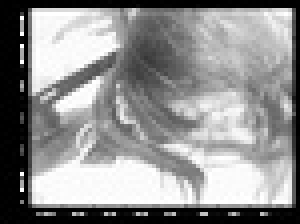
#> input picture IMG_6244.jpg, 75 x 56 px, shrunk from 376 x 280 before the run (shown 4 times larger)
$ jupyter execute '205417065 osa-checkpoint.ipynb'   (older library calls are emulated)
#> lines starting #> are read from the running program, lines starting #| are printed output that depends on the picture; after the words box and inside, x2 and y2 are one past the last pixel; in counts of white or black regions, pixels touching at a corner belong together
[cell 1]
from skimage import io,util
import matplotlib.pyplot as plt

img1=io.imread('IMG_6244.jpg', as_grey=True)#float64
#> img1 is the input picture: shape (56, 75) float64; min 0, max 1, mean 0.564
img2=util.img_as_ubyte(img1)#0~255

print(type(img1))
#| <class 'numpy.ndarray'>
print(img1.shape)
#| (56, 75)
io.imshow(img1)

plt.figure()
io.imshow(img2)
io.show()

[cell 2]
square = lambda x : x * x

[cell 3]
square(10)

# Function

## http://scikit-image.org/docs/dev/api/skimage.data.html

[cell 4]
def article(person1,person2,person3,person4,place1,object1,object2,danger1):

    line1 = "空軍"+place1+"被丟包"+object1+"等二級"+danger1+"，結果官兵驗尿卻驗出8名涉及一級"+ danger1+"，有媒體記者今天詢問國防部長"+person1+"現在給"+place1+"官兵打幾分，"+person1+"回 說，「我想應該還是100分」，「100分部長應該帶出100分部隊」。他強調，吸"+danger1+"不是軍 中獨有問題，但國防部每年控制到最低程度。"+person1+"並強調，「我應該相信我的部屬，彼此要 有信心!」"
    line2 = "對於拾獲"+danger1+"是二級"+danger1+"，卻驗出是一級"+danger1+"，"+person1+"說，針 由專業角度看這問題，就他所知，他們吃了感冒藥後會有一些不同反應，不是"+object1+"突然間升 級到"+object2+"。"
    line3 = "另外，藍委"+person2+"則在質詢時爆料指出，此事件"+place1+"的聯隊長"+person3+"和黃 姓士官督導長不合所以引發鬥爭，"+person1+"答詢表示，空軍司令"+person4+"告訴他，"+person3+" 表現非常好，和黃姓士官督導長合作也很好，並沒有鬥爭，而且「灑"+danger1+"也不需要灑那麼多 ，灑兩包就夠了。」"+"\n"
    line4 = "參考網址:http://www.appledaily.com.tw/realtimenews/article/new/20170302/1067100/"

    print(" "+line1+line2)
    print(" "+line3)
    print(line4)

from skimage import io,data
img2 = data.astronaut()
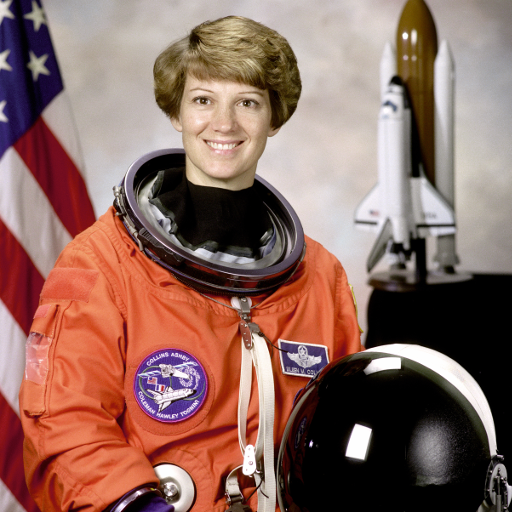
#> input picture skimage.data.astronaut(), 512 x 512 px
#> img2 is the input picture: shape (512, 512, 3); mean R, G, B 141.6, 105.8, 96.5
io.imshow(img2)
io.show()

print(type(img2))
#| <class 'numpy.ndarray'>
print(img2.shape)
#| (512, 512, 3)
article('牛昂星','蟹濕傅','零勝恩','嘟嘟360','老天鵝','米格魯','哈士奇','狗屎')

[cell 5]
def aaa():
    line1="a"
    line2="b"
    print (line1+line2)

[cell 6]
def hello():
    print("Hello World")

[cell 7]
hello()

[cell 8]
def hello(object):
    print("Hello " + object + "!")

[cell 9]
hello("cat")

# Class

[cell 10]
class Man:
    def __init__(self,name):
        self.name = name
        print("Initialized!")

    def hello(self):
        print("Hello " + self.name +"!")

    def goodbye(self):
        print("Good-bye " + self.name + "!")

[cell 11]
m = Man("David")
m.hello()
m.goodbye()

## Practice

[cell 12]
def add2(x):
    y=x+2
    return y

[cell 13]
i = 1
add2(i)

[cell 14]
i = 5

[cell 15]
add2(i)

[cell 16]
cube = lambda y : y*y*y

[cell 17]
cube(2)

[cell 18]
def factorial2(g):
    if g > 0 :
        return g*factorial2(g-1)
    else :
        return 1

[cell 19]
factorial2(5)

[cell 20]
def fib(n): # write Fibonacci series up to n
    """Print a Fibonacci series up to n."""
#> called with n = 2000
    a, b = 0, 1
    while a < n:
        print(a, end=' ')
        a, b = b, a+b
    print()

[cell 21]
fib(2000)

[cell 22]
fib

## https://matplotlib.org/api/_as_gen/matplotlib.pyplot.figure.html

[cell 23]
from skimage import io,data
import matplotlib.pyplot as plt
import numpy as np

img=data.chelsea()
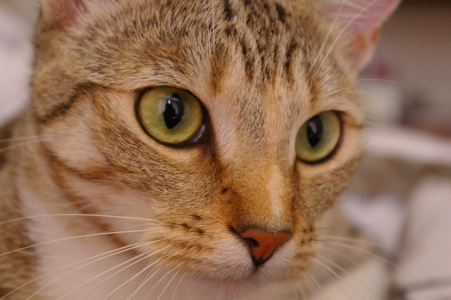
#> input picture skimage.data.chelsea(), 451 x 300 px
#> img is the input picture: shape (300, 451, 3); mean R, G, B 147.7, 111.4, 86.8
img2=img.copy()

plt.figure(num='chelsea',figsize=(8,8)) #1 inch = 0.39cm
plt.subplot(1,2,1)
plt.title('origin image')
plt.imshow(img)

plt.subplot(1,2,2)
plt.title('modified image')

for i in range(0,50):
    for j in range(0,50):
        img2[i,j,1] = 0
#> img2: shape (300, 451, 3)

plt.imshow(img2)
plt.show()
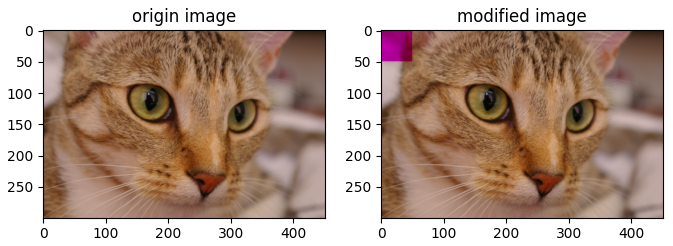
#> figure drawn by matplotlib, 2 panels

## https://zh.wikipedia.org/wiki/%E7%9B%B2%E9%BB%9E_(%E7%9C%BC)

[cell 24]
from skimage import io,data
import matplotlib.pyplot as plt

img=data.chelsea()
rows,cols,dims=img.shape
#> rows = 300; cols = 451; dims = 3

img2 = img.copy()

plt.figure(num='chelsea',figsize=(8,8))
plt.subplot(1,2,1)
plt.title('origin image')
plt.imshow(img)

for i in range(0,rows):
    for j in range(0,cols):
        img2[i,j,2] = 0.5*img2[i,j,2]
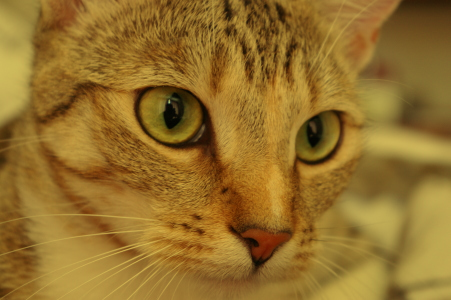
#> img2: shape (300, 451, 3); mean R, G, B 147.7, 111.4, 43.1

plt.subplot(1,2,2)
plt.title('modified image')
plt.imshow(img2)
plt.show()

[cell 25]
from skimage import io,data

img=io.imread('IMG_6244.jpg')

rows,cols,dims=img.shape
#> rows = 56; cols = 75
img2=img
for i in range(0,rows):
    for j in range(0,cols):
        img2[i,j,0] = 0*img2[i,j,0]
#> img2: shape (56, 75, 3)

io.imshow(img2)
io.show()

[cell 26]
from skimage import io,data

img=io.imread('IMG_6244.jpg')
rows,cols,dims=img.shape
img2=img
for i in range(0,rows):
    for j in range(0,cols):
        img2[i,j,1] = 0.7*img2[i,j,1]
        img2[i,j,2] = 0.7*img2[i,j,2]

io.imshow(img2)
io.show()
io.imsave('osa_4.png',img2)

[cell 27]
from skimage import io,data,img_as_float,img_as_ubyte

img=io.imread('osa.jpg')
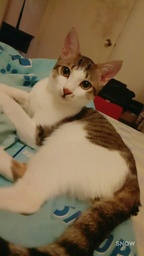
#> input picture osa.jpg, 144 x 256 px, shrunk from 720 x 1280 before the run
#> img is the input picture: shape (256, 144, 3); mean R, G, B 123.5, 103, 74
rows,cols,dims=img.shape
#> rows = 256; cols = 144

img2=img.copy()
img3=img.copy()
img4=img.copy()

img2=img_as_float(img2)
#> img2: shape (256, 144, 3) float64
for i in range(0,rows):
    for j in range(0,cols):
        for k in range(0,3):
            img2[i,j,k] = 1.0 - img2[i,j,k] #可改寫成uint8
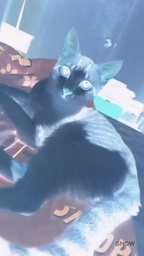
#> img2: shape (256, 144, 3) float64; mean R, G, B 0.516, 0.596, 0.71

img3 = img_as_ubyte(img3)
for i in range(0,rows):
    for j in range(0,cols):
        for k in range(0,3):
            img3[i,j,k] = 255 - img3[i,j,k]

img4 = 1-img4 #bitch
io.imshow(img4)
io.show()

[cell 28]
from skimage import io,data

img=io.imread('osa.jpg')
rows,cols,dims=img.shape
img2 = img[:,:,0]
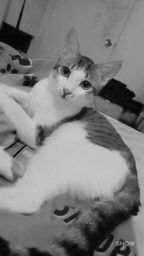
#> img2: shape (256, 144); min 2, max 206, mean 123.5

for i in range(0,rows):
    for j in range(0,cols):
        sum = 0.0
        for k in range(0,3): #dims=3
            sum = sum + img[i,j,k]
    img2[i,j] = sum/3 #dims=3
#> img2: shape (256, 144); 0.69% of pixels changed, all inside (x1, y1, x2, y2) = (143, 0, 144, 256)

io.imshow(img2)
io.show()
io.imsave('osa_3.jpg',img2)

[cell 29]
from skimage import io,data
import matplotlib.pyplot as plt
import numpy as np

img = io.imread("osa.jpg")
rows,cols,dims=img.shape

img2 = np.uint8(np.zeros((rows,cols,3)))
plt.figure(figsize=(8,8))
plt.subplot(1,2,1)
plt.title('origin image')
plt.imshow(img)

for i in range(0,rows):
    for j in range(0,cols):
        sum = 0.0
        for k in range(0,3):
            sum = sum + img[i,j,k]
        for k in range(0,3):
            img2[i,j,k] = np.uint8(sum/3)
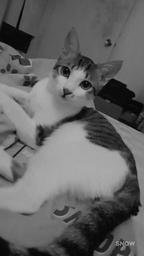
#> img2: shape (256, 144, 3); min 3, max 178, mean 99.9

plt.subplot(1,2,2)
plt.title('grey image')
plt.imshow(img2)
plt.show()

[cell 30]
from skimage import io,data
import matplotlib.pyplot as plt

img=io.imread('osa.jpg')
rows,cols,dims=img.shape
img2 = img[:,:,0]#reduce dimension

for i in range(0,rows):
    for j in range(0,cols):
        img2[i,j] = 0.299*img[i,j,0] + 0.587*img[i,j,1] + 0.114*img[i,j,2]
#> img2: shape (256, 144)
io.imshow(img2)
io.show()

[cell 31]
from skimage import io
import matplotlib.pyplot as plt
import numpy as np

img=io.imread('osa.jpg')
rows,cols,dims=img.shape

img2 = np.uint8(np.zeros((rows,cols,3)))
plt.figure(figsize=(8,8))
plt.subplot(1,2,1)
plt.title('origin image')
plt.imshow(img)

for i in range(0,rows):
    for j in range(0,cols):
        sum = 0.0
        for k in range(0,3):
            img2[i,j,k] = np.uint8(0.299*img[i,j,0] + 0.587*img[i,j,1] + 0.114*img[i,j,2])
#> img2: shape (256, 144, 3)

plt.subplot(1,2,2)
plt.title('grey image')
plt.imshow(img2)
plt.show()

[cell 32]
from skimage import io,data
import numpy as np

img = io.imread("osa.jpg")
rows,cols,dims=img.shape
row2 = int(rows/2)
#> row2 = 128
col2 = int(cols/2)
#> col2 = 72

img2 = img

for i in range(row2,rows):
    for j in range(0,cols):
        for k in range(0,3):
            img2[i,j,k] = img[i-row2,j,k]
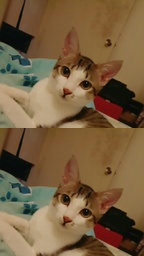
#> img2: shape (256, 144, 3); mean R, G, B 119, 93.9, 63.3

io.imshow(img2)
io.show()

[cell 33]
from skimage import io,data
import numpy as np

img = io.imread("osa.jpg")
rows,cols,dims=img.shape
row2 = int(rows/2)
col2 = int(cols/2)
img2 = img

for i in range(0,row2):
    for j in range(0,cols):
        for k in range(0,3):
            img2[i,j,k] = img[i,j,k]

for i in range(row2,rows):
    for j in range(0,cols):
        for k in range(0,3):
            img2[i,j,k] = img[row2+(-1)*(i-row2),j,k]
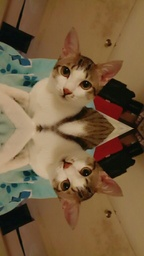
#> img2: shape (256, 144, 3); mean R, G, B 119.1, 94, 63.4

io.imshow(img2)
io.show()
